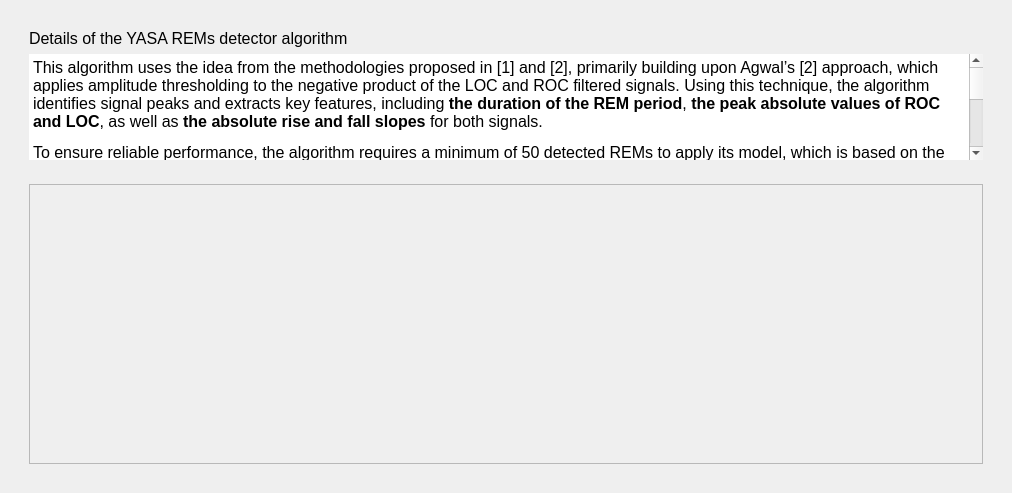
<?xml version="1.0" encoding="UTF-8"?>
<ui version="4.0">
 <class>AlgorithmDetail</class>
 <widget class="QWidget" name="AlgorithmDetail">
  <property name="geometry">
   <rect>
    <x>0</x>
    <y>0</y>
    <width>1012</width>
    <height>493</height>
   </rect>
  </property>
  <property name="windowTitle">
   <string/>
  </property>
  <property name="styleSheet">
   <string>font: 10pt &quot;Roboto-Regular&quot;;</string>
  </property>
  <layout class="QGridLayout" name="gridLayout_2">
   <item row="0" column="0">
    <layout class="QVBoxLayout" name="verticalLayout">
     <item>
      <widget class="QFrame" name="frame">
       <property name="frameShape">
        <enum>QFrame::Shape::NoFrame</enum>
       </property>
       <property name="frameShadow">
        <enum>QFrame::Shadow::Raised</enum>
       </property>
       <property name="lineWidth">
        <number>0</number>
       </property>
       <layout class="QVBoxLayout" name="verticalLayout_2" stretch="1,2">
        <item>
         <widget class="QFrame" name="frame_2">
          <property name="sizePolicy">
           <sizepolicy hsizetype="Expanding" vsizetype="Expanding">
            <horstretch>0</horstretch>
            <verstretch>0</verstretch>
           </sizepolicy>
          </property>
          <property name="frameShape">
           <enum>QFrame::Shape::NoFrame</enum>
          </property>
          <property name="frameShadow">
           <enum>QFrame::Shadow::Raised</enum>
          </property>
          <property name="lineWidth">
           <number>0</number>
          </property>
          <layout class="QVBoxLayout" name="verticalLayout_3">
           <item>
            <widget class="QLabel" name="label">
             <property name="lineWidth">
              <number>0</number>
             </property>
             <property name="text">
              <string>&lt;html&gt;&lt;head/&gt;&lt;body&gt;&lt;p&gt;&lt;span style=&quot; font-size:12pt;&quot;&gt;Details of the YASA REMs detector algorithm&lt;/span&gt;&lt;/p&gt;&lt;/body&gt;&lt;/html&gt;</string>
             </property>
            </widget>
           </item>
           <item>
            <widget class="QTextEdit" name="textEdit">
             <property name="frameShape">
              <enum>QFrame::Shape::NoFrame</enum>
             </property>
             <property name="lineWidth">
              <number>0</number>
             </property>
             <property name="readOnly">
              <bool>true</bool>
             </property>
             <property name="html">
              <string>&lt;!DOCTYPE HTML PUBLIC &quot;-//W3C//DTD HTML 4.0//EN&quot; &quot;http://www.w3.org/TR/REC-html40/strict.dtd&quot;&gt;
&lt;html&gt;&lt;head&gt;&lt;meta name=&quot;qrichtext&quot; content=&quot;1&quot; /&gt;&lt;meta charset=&quot;utf-8&quot; /&gt;&lt;style type=&quot;text/css&quot;&gt;
p, li { white-space: pre-wrap; }
hr { height: 1px; border-width: 0; }
li.unchecked::marker { content: &quot;\2610&quot;; }
li.checked::marker { content: &quot;\2612&quot;; }
&lt;/style&gt;&lt;/head&gt;&lt;body style=&quot; font-family:'Roboto-Regular'; font-size:10pt; font-weight:400; font-style:normal;&quot;&gt;
&lt;p style=&quot; margin-top:12px; margin-bottom:12px; margin-left:0px; margin-right:0px; -qt-block-indent:0; text-indent:0px;&quot;&gt;&lt;span style=&quot; font-size:12pt;&quot;&gt;This algorithm uses the idea from the methodologies proposed in [1] and [2], primarily building upon Agwal’s [2] approach, which applies amplitude thresholding to the negative product of the LOC and ROC filtered signals. Using this technique, the algorithm identifies signal peaks and extracts key features, including &lt;/span&gt;&lt;span style=&quot; font-size:12pt; font-weight:700;&quot;&gt;the duration of the REM period&lt;/span&gt;&lt;span style=&quot; font-size:12pt;&quot;&gt;, &lt;/span&gt;&lt;span style=&quot; font-size:12pt; font-weight:700;&quot;&gt;the peak absolute values of ROC and LOC&lt;/span&gt;&lt;span style=&quot; font-size:12pt;&quot;&gt;, as well as &lt;/span&gt;&lt;span style=&quot; font-size:12pt; font-weight:700;&quot;&gt;the absolute rise and fall slopes&lt;/span&gt;&lt;span style=&quot; font-size:12pt;&quot;&gt; for both signals.&lt;/span&gt;&lt;/p&gt;
&lt;p style=&quot; margin-top:12px; margin-bottom:12px; margin-left:0px; margin-right:0px; -qt-block-indent:0; text-indent:0px;&quot;&gt;&lt;span style=&quot; font-size:12pt;&quot;&gt;To ensure reliable performance, the algorithm requires a minimum of 50 detected REMs to apply its model, which is based on the IsolationForest random forest classifier. Additionally, if the user selects the &amp;quot;remove outlier&amp;quot; option as &lt;/span&gt;&lt;span style=&quot; font-size:12pt; font-style:italic;&quot;&gt;True&lt;/span&gt;&lt;span style=&quot; font-size:12pt;&quot;&gt;, any outliers detected after applying the IsolationForest will be excluded from the final detection results.&lt;/span&gt;&lt;/p&gt;
&lt;p style=&quot; margin-top:12px; margin-bottom:12px; margin-left:0px; margin-right:0px; -qt-block-indent:0; text-indent:0px;&quot;&gt;&lt;span style=&quot; font-size:12pt; font-weight:600;&quot;&gt;Usage points&lt;/span&gt;&lt;/p&gt;
&lt;p style=&quot; margin-top:12px; margin-bottom:12px; margin-left:0px; margin-right:0px; -qt-block-indent:0; text-indent:0px;&quot;&gt;&lt;span style=&quot; font-size:12pt;&quot;&gt;- All output parameters of this algorithm are computed using the filtered LOC and ROC signals. The filtering process is based on the thresholds defined in the &lt;/span&gt;&lt;span style=&quot; font-size:12pt; font-style:italic;&quot;&gt;DetectionStep&lt;/span&gt;&lt;span style=&quot; font-size:12pt;&quot;&gt;.&lt;/span&gt;&lt;/p&gt;
&lt;p style=&quot; margin-top:12px; margin-bottom:12px; margin-left:0px; margin-right:0px; -qt-block-indent:0; text-indent:0px;&quot;&gt;&lt;span style=&quot; font-size:12pt;&quot;&gt;- For optimal results, the user should apply this detection only to artifact-free REM sleep data.&lt;/span&gt;&lt;/p&gt;&lt;/body&gt;&lt;/html&gt;</string>
             </property>
            </widget>
           </item>
          </layout>
         </widget>
        </item>
        <item>
         <widget class="QFrame" name="frame_3">
          <property name="sizePolicy">
           <sizepolicy hsizetype="Expanding" vsizetype="Expanding">
            <horstretch>0</horstretch>
            <verstretch>0</verstretch>
           </sizepolicy>
          </property>
          <property name="frameShape">
           <enum>QFrame::Shape::NoFrame</enum>
          </property>
          <property name="frameShadow">
           <enum>QFrame::Shadow::Raised</enum>
          </property>
          <layout class="QVBoxLayout" name="verticalLayout_4">
           <item>
            <widget class="QScrollArea" name="scrollArea">
             <property name="widgetResizable">
              <bool>true</bool>
             </property>
             <widget class="QWidget" name="scrollAreaWidgetContents">
              <property name="geometry">
               <rect>
                <x>0</x>
                <y>0</y>
                <width>1338</width>
                <height>476</height>
               </rect>
              </property>
              <layout class="QVBoxLayout" name="verticalLayout_5">
               <property name="sizeConstraint">
                <enum>QLayout::SizeConstraint::SetNoConstraint</enum>
               </property>
               <item>
                <widget class="QLabel" name="label_2">
                 <property name="text">
                  <string/>
                 </property>
                 <property name="text"><string/></property>
                </widget>
               </item>
              </layout>
             </widget>
            </widget>
           </item>
          </layout>
         </widget>
        </item>
       </layout>
      </widget>
     </item>
    </layout>
   </item>
  </layout>
 </widget>
 <resources>
   </resources>
 <connections/>
 <slots>
  <slot>on_choose()</slot>
  <slot>on_active_validation()</slot>
 </slots>
</ui>
